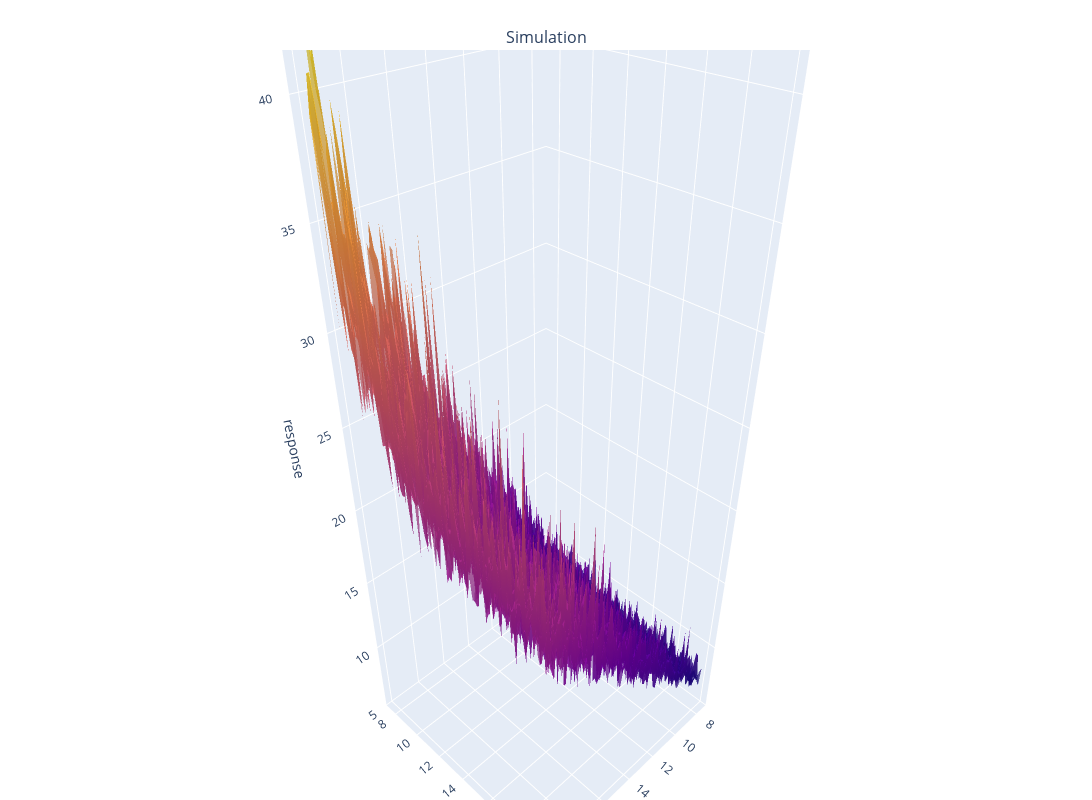

Notebook source saved alongside this figure:
### Code cell
# plot it
from ax import (
    SearchSpace,
)
from ax.core import ParameterType, RangeParameter
from plotly.subplots import make_subplots

from axtreme.plotting.gp_fit import plot_surface_over_2d_search_space

fig = make_subplots(
    rows=1,
    cols=1,
    specs=[[{"type": "surface"}]],
    subplot_titles=("Simulation",),
)

plot_search_space = SearchSpace(
    parameters=[
        RangeParameter(name="x1", parameter_type=ParameterType.FLOAT, lower=7.5, upper=20),
        RangeParameter(name="x2", parameter_type=ParameterType.FLOAT, lower=7.5, upper=20),
    ]
)

# Plot the underlying location and scale function
_ = fig.add_trace(
    plot_surface_over_2d_search_space(plot_search_space, funcs=[max_crest_height_simulator_function]).data[0]
)

# Label the plot
_ = fig.update_scenes(
    {
        "xaxis": {"title": "x1"},
        "yaxis": {"title": "x2"},
        "zaxis": {"title": "response"},
    }
)

# Remove colorbar
_ = fig.update_traces(showscale=False)

# Make figure span the whole window
_ = fig.update_layout(
    autosize=True,
    width=1200,
    height=800,
    margin={"l": 0, "r": 0, "t": 50, "b": 0},
)

fig.show()

### Figure 1 — Plotly figure (JSON) as saved in the notebook; plotly's stock layout.template omitted (floating-point values rounded to 4 significant figures; data arrays with more than 128 entries replaced by an {"elided": "..."} marker saying what was removed)
{"data": [{"opacity": 0.7, "showscale": false, "type": "surface", "x": [7.5, 7.625, 7.75, 7.875, 8.0, 8.125, 8.25, 8.375, 8.5, 8.625, 8.75, 8.875, 9.0, 9.125, 9.25, 9.375, 9.5, 9.625, 9.75, 9.875, 10.0, 10.12, 10.25, 10.38, 10.5, 10.62, 10.75, 10.88, 11.0, 11.12, 11.25, 11.38, 11.5, 11.62, 11.75, 11.88, 12.0, 12.12, 12.25, 12.38, 12.5, 12.62, 12.75, 12.88, 13.0, 13.12, 13.25, 13.38, 13.5, 13.62, 13.75, 13.88, 14.0, 14.12, 14.25, 14.38, 14.5, 14.62, 14.75, 14.88, 15.0, 15.12, 15.25, 15.38, 15.5, 15.62, 15.75, 15.88, 16.0, 16.12, 16.25, 16.38, 16.5, 16.62, 16.75, 16.88, 17.0, 17.12, 17.25, 17.38, 17.5, 17.62, 17.75, 17.88, 18.0, 18.12, 18.25, 18.38, 18.5, 18.62, 18.75, 18.88, 19.0, 19.12, 19.25, 19.38, 19.5, 19.62, 19.75, 19.88, 20.0], "y": [7.5, 7.625, 7.75, 7.875, 8.0, 8.125, 8.25, 8.375, 8.5, 8.625, 8.75, 8.875, 9.0, 9.125, 9.25, 9.375, 9.5, 9.625, 9.75, 9.875, 10.0, 10.12, 10.25, 10.38, 10.5, 10.62, 10.75, 10.88, 11.0, 11.12, 11.25, 11.38, 11.5, 11.62, 11.75, 11.88, 12.0, 12.12, 12.25, 12.38, 12.5, 12.62, 12.75, 12.88, 13.0, 13.12, 13.25, 13.38, 13.5, 13.62, 13.75, 13.88, 14.0, 14.12, 14.25, 14.38, 14.5, 14.62, 14.75, 14.88, 15.0, 15.12, 15.25, 15.38, 15.5, 15.62, 15.75, 15.88, 16.0, 16.12, 16.25, 16.38, 16.5, 16.62, 16.75, 16.88, 17.0, 17.12, 17.25, 17.38, 17.5, 17.62, 17.75, 17.88, 18.0, 18.12, 18.25, 18.38, 18.5, 18.62, 18.75, 18.88, 19.0, 19.12, 19.25, 19.38, 19.5, 19.62, 19.75, 19.88, 20.0], "z": {"elided": "101x101 float values"}}], "layout": {"annotations": [{"font": {"size": 16}, "showarrow": false, "text": "Simulation", "x": 0.5, "xanchor": "center", "xref": "paper", "y": 1, "yanchor": "bottom", "yref": "paper"}], "autosize": true, "height": 800, "margin": {"b": 0, "l": 0, "r": 0, "t": 50}, "scene": {"domain": {"x": [0, 1], "y": [0, 1]}, "xaxis": {"title": {"text": "x1"}}, "yaxis": {"title": {"text": "x2"}}, "zaxis": {"title": {"text": "response"}}}, "width": 1200}}
